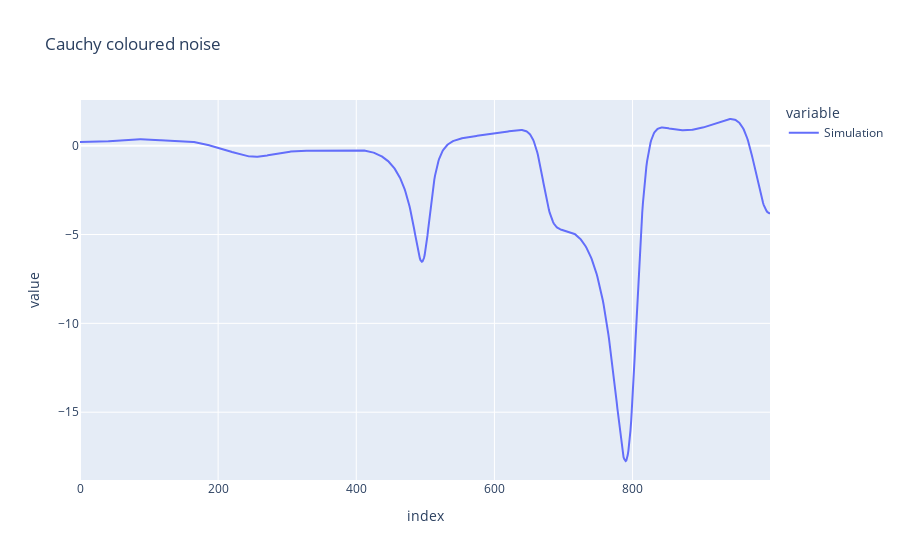

This figure's notebook cell:
### Code cell
import numpy as np 
import pandas as pd 
import plotly.express as px
from generators import simulate_cauchy_coloured_noise


def acf(tau: float) -> float: 
    half_life=64
    decay_constant = np.log(2) * half_life**-2
    return np.exp(-decay_constant*tau**2)


Z = simulate_cauchy_coloured_noise(
    autocorrelation_function=acf, 
    size=2**20
)

px.line(
    pd.DataFrame(Z[:1000],columns=["Simulation"]),
    title="Cauchy coloured noise", 
).show()

### Figure 1 — Plotly figure (JSON) as saved in the notebook; plotly's stock layout.template omitted (floating-point values rounded to 4 significant figures; data arrays with more than 128 entries replaced by an {"elided": "..."} marker saying what was removed)
{"data": [{"hovertemplate": "variable=Simulation<br>index=%{x}<br>value=%{y}<extra></extra>", "legendgroup": "Simulation", "line": {"color": "#636efa", "dash": "solid"}, "marker": {"symbol": "circle"}, "mode": "lines", "name": "Simulation", "orientation": "v", "showlegend": true, "type": "scatter", "x": {"elided": "1000 int values"}, "xaxis": "x", "y": {"elided": "1000 float values"}, "yaxis": "y"}], "layout": {"legend": {"title": {"text": "variable"}, "tracegroupgap": 0}, "title": {"text": "Cauchy coloured noise"}, "xaxis": {"anchor": "y", "domain": [0, 1], "title": {"text": "index"}}, "yaxis": {"anchor": "x", "domain": [0, 1], "title": {"text": "value"}}}}
